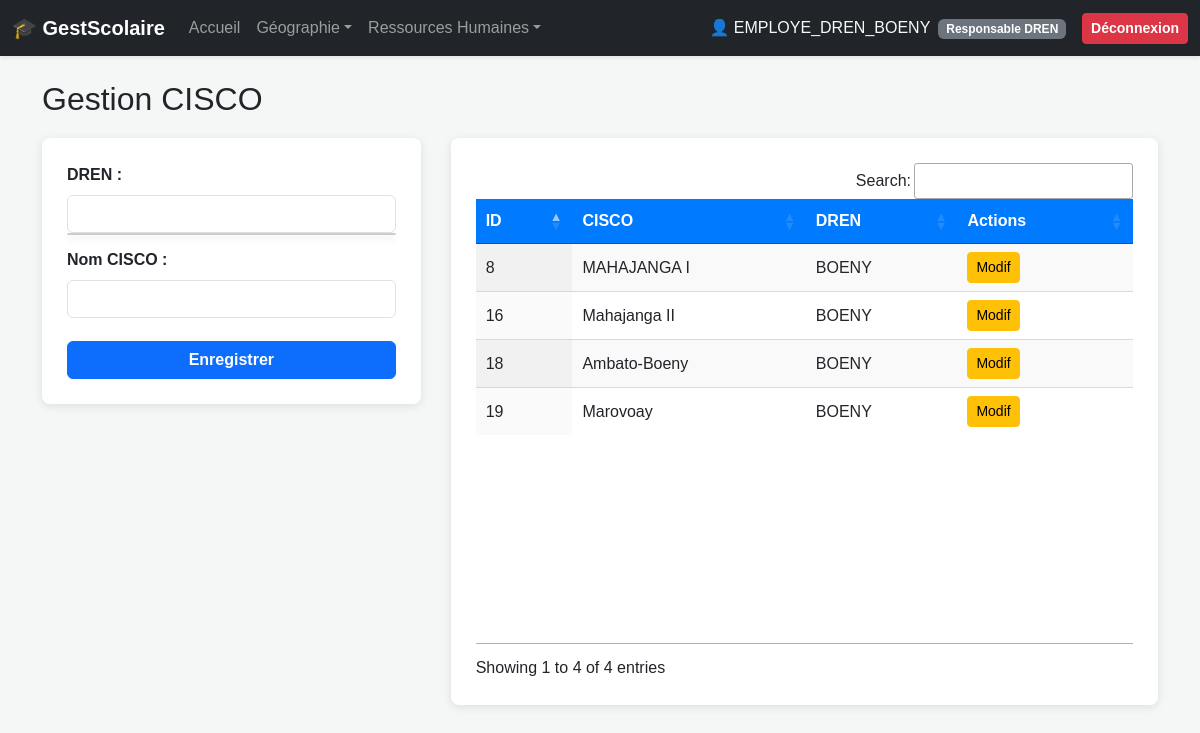
Page /cisco/ (signed in) on the committed database.
### gestion_scolaire/models.py (models this page shows, shortened)
class UserProfile(models.Model):
    ROLES = (
        ('ADMIN', 'Administrateur National'),
        ('DREN', 'Responsable DREN'),
        ('CISCO', 'Responsable CISCO'),
        ('ZAP', 'Responsable ZAP'),
        ('FOKONTANY', 'Responsable Fokontany'),
        ('ETAB', 'Directeur Établissement'),
        ('INVITE', 'Invité (Lecture seule)'),
    )
    user = models.OneToOneField(User, on_delete=models.CASCADE, related_name='profile')
    role = models.CharField(max_length=20, choices=ROLES, default='INVITE')
    can_add = models.BooleanField(default=False, verbose_name="Peut Ajouter")
    can_edit = models.BooleanField(default=False, verbose_name="Peut Modifier")
    can_delete = models.BooleanField(default=False, verbose_name="Peut Supprimer")
    dren_assignee = models.ForeignKey(Dren, on_delete=models.SET_NULL, null=True, blank=True)
    cisco_assignee = models.ForeignKey(Cisco, on_delete=models.SET_NULL, null=True, blank=True)
    zap_assignee = models.ForeignKey(Zap, on_delete=models.SET_NULL, null=True, blank=True)
    fokontany_assignee = models.ForeignKey(Fokontany, on_delete=models.SET_NULL, null=True, blank=True)
    etablissement_assignee = models.ForeignKey(Etablissement, on_delete=models.SET_NULL, null=True, blank=True)

class Cisco(models.Model):
    nom = models.CharField(max_length=100)
    dren = models.ForeignKey(Dren, on_delete=models.CASCADE, related_name='ciscos')
    class Meta: unique_together = ('nom', 'dren')

class Dren(models.Model):
    nom = models.CharField(max_length=100, unique=True)

### gestion_scolaire/views.py (the view, shortened to what this page needs)
# urls.py: path('cisco/', views.manage_cisco, name='manage_cisco'),
@login_required
def manage_cisco(request, id=None):
    instance = get_object_or_404(Cisco, id=id) if id else None
    ciscos = filter_queryset_by_user(Cisco.objects.select_related('dren'), request.user, 'cisco').order_by('nom')
    return render(request, 'manage_cisco.html', {'ciscos': ciscos, 'edit_obj': instance})

### gestion_scolaire/templates/manage_cisco.html (shortened to what this page needs)
{% extends 'base.html' %}
{% block content %}
<h2>Gestion CISCO</h2>
<div class="container-custom">
    {% if request.user.is_superuser or request.user.profile.can_add or request.user.profile.can_edit %}
    <div class="form-section">
        <form method="POST" action="{% if edit_obj %}{% url 'manage_cisco' edit_obj.id %}{% else %}{% url 'manage_cisco' %}{% endif %}">
            <div class="form-group"><label class="form-label fw-bold">DREN :</label><input type="text" id="dren-input" class="form-control autocomplete" data-type="dren" value="" autocomplete="off" required><div id="dren-suggestions" class="suggestions-box"></div></div>
            <div class="form-group"><label class="form-label fw-bold">Nom CISCO :</label><input type="text" class="form-control" name="nom_cisco" value="{% if edit_obj %}{{ edit_obj.nom }}{% endif %}" required></div>
            <button type="submit" class="btn w-100 fw-bold {% if edit_obj %}btn-warning{% else %}btn-primary{% endif %} mt-2">{% if edit_obj %}Mettre à jour{% else %}Enregistrer{% endif %}</button>
        </form>
    </div>
    {% endif %}
    <div class="table-section">
        <table id="dataTable" class="display nowrap" style="width:100%">
            <thead><tr style="background:#007bff; color:white;"><th>ID</th><th>CISCO</th><th>DREN</th><th>Actions</th></tr></thead>
            <tbody>
                {% for c in ciscos %}<tr><td>{{ c.id }}</td><td>{{ c.nom }}</td><td>{{ c.dren.nom }}</td><td>
                {% if request.user.is_superuser or request.user.profile.can_edit %}<a href="{% url 'manage_cisco' c.id %}" class="btn btn-sm btn-warning">Modif</a>{% endif %}
                </td></tr>{% endfor %}
            </tbody>
        </table>
    </div>
</div>
{% endblock %}

### gestion_scolaire/templates/base.html (shortened to what this page needs)
<!DOCTYPE html>
<html lang="fr">
<head>
    <link href="https://cdn.jsdelivr.net/npm/bootstrap@5.3.2/dist/css/bootstrap.min.css" rel="stylesheet">
    <link rel="stylesheet" type="text/css" href="https://cdn.datatables.net/1.13.6/css/jquery.dataTables.css">
    <link rel="stylesheet" type="text/css" href="https://cdn.datatables.net/buttons/2.4.1/css/buttons.dataTables.min.css">
</head>
<body>
    {% if user.is_authenticated %}
    <nav class="navbar navbar-expand-lg navbar-dark bg-dark sticky-top shadow-sm">
        <div class="container-fluid">
            <a class="navbar-brand fw-bold" href="{% url 'index' %}">🎓 GestScolaire</a>
            <div class="collapse navbar-collapse" id="navbarNav">
                <ul class="navbar-nav me-auto mb-2 mb-lg-0">
                    <li class="nav-item"><a class="nav-link" href="{% url 'index' %}">Accueil</a></li>
                    <li class="nav-item dropdown">
                        <a class="nav-link dropdown-toggle" href="#" data-bs-toggle="dropdown">Géographie</a>
                    </li>
                    <li class="nav-item dropdown">
                        <a class="nav-link dropdown-toggle" href="#" data-bs-toggle="dropdown">Ressources Humaines</a>
                    </li>
                </ul>
                <div class="d-flex align-items-center">
                    <span class="navbar-text text-light me-3">
                        👤 {{ request.user.username|upper }} <span class="badge bg-secondary ms-1">{% if request.user.is_superuser %}Admin{% else %}{{ request.user.profile.get_role_display }}{% endif %}</span>
                    </span>
                    <form method="POST" action="{% url 'logout' %}" class="m-0">
                        {% csrf_token %}<button type="submit" class="btn btn-danger btn-sm fw-bold">Déconnexion</button>
                    </form>
                </div>
            </div>
        </div>
    </nav>
    {% endif %}
    <div class="container mt-4">
        {% block content %}{% endblock %}
    </div>
</body>
</html>

### rows in the picture
Cisco: id "18", nom "Ambato-Boeny", dren.nom "BOENY"
Cisco: id "8", nom "MAHAJANGA I", dren.nom "BOENY"
Cisco: id "16", nom "Mahajanga II", dren.nom "BOENY"
Cisco: id "19", nom "Marovoay", dren.nom "BOENY"

### other values in the picture
{{ request.user.username|upper }} "EMPLOYE_DREN_BOENY"
{{ request.user.profile.get_role_display }} "Responsable DREN"
